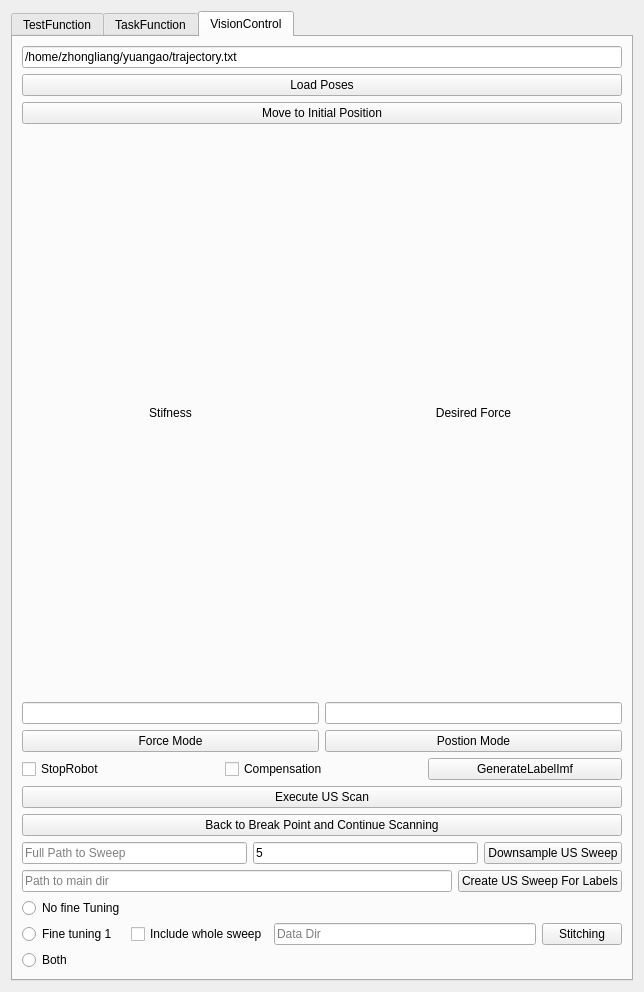
<?xml version="1.0" encoding="UTF-8"?>
<ui version="4.0">
 <class>Controller</class>
 <widget class="QWidget" name="Controller">
  <property name="geometry">
   <rect>
    <x>0</x>
    <y>0</y>
    <width>644</width>
    <height>992</height>
   </rect>
  </property>
  <property name="windowTitle">
   <string>Form</string>
  </property>
  <layout class="QHBoxLayout" name="horizontalLayout">
   <item>
    <widget class="QTabWidget" name="tabWidget">
     <property name="currentIndex">
      <number>2</number>
     </property>
     <widget class="QWidget" name="tab_1">
      <property name="layoutDirection">
       <enum>Qt::LeftToRight</enum>
      </property>
      <attribute name="title">
       <string>TestFunction</string>
      </attribute>
      <layout class="QGridLayout" name="gridLayout_2">
       <item row="3" column="0">
        <layout class="QHBoxLayout" name="horizontalLayout_2">
         <item>
          <widget class="QPushButton" name="pbtnConnect">
           <property name="text">
            <string>Connect</string>
           </property>
          </widget>
         </item>
         <item>
          <widget class="QPushButton" name="pbtnDisconnect">
           <property name="text">
            <string>Disconnect</string>
           </property>
          </widget>
         </item>
        </layout>
       </item>
       <item row="18" column="0">
        <widget class="QPushButton" name="pbtn_test_rotation">
         <property name="text">
          <string>Test Rotation</string>
         </property>
        </widget>
       </item>
       <item row="1" column="0">
        <layout class="QGridLayout" name="gridLayout">
         <item row="4" column="0">
          <widget class="QLabel" name="lblPosAngle">
           <property name="text">
            <string>Ang(rad)</string>
           </property>
          </widget>
         </item>
         <item row="0" column="3">
          <widget class="QLabel" name="lblPosZ">
           <property name="layoutDirection">
            <enum>Qt::LeftToRight</enum>
           </property>
           <property name="text">
            <string>Z</string>
           </property>
           <property name="alignment">
            <set>Qt::AlignCenter</set>
           </property>
          </widget>
         </item>
         <item row="2" column="1">
          <widget class="QLabel" name="lblPosRa">
           <property name="layoutDirection">
            <enum>Qt::LeftToRight</enum>
           </property>
           <property name="text">
            <string>Ra</string>
           </property>
           <property name="alignment">
            <set>Qt::AlignCenter</set>
           </property>
          </widget>
         </item>
         <item row="0" column="2">
          <widget class="QLabel" name="lblPosY">
           <property name="layoutDirection">
            <enum>Qt::LeftToRight</enum>
           </property>
           <property name="text">
            <string>Y</string>
           </property>
           <property name="alignment">
            <set>Qt::AlignCenter</set>
           </property>
          </widget>
         </item>
         <item row="1" column="0">
          <widget class="QLabel" name="lblPosDistance">
           <property name="text">
            <string>Pos(mm)</string>
           </property>
          </widget>
         </item>
         <item row="0" column="1">
          <widget class="QLabel" name="lblPosX">
           <property name="layoutDirection">
            <enum>Qt::LeftToRight</enum>
           </property>
           <property name="text">
            <string>X</string>
           </property>
           <property name="alignment">
            <set>Qt::AlignCenter</set>
           </property>
          </widget>
         </item>
         <item row="1" column="1">
          <widget class="QLineEdit" name="ledtPosX"/>
         </item>
         <item row="1" column="2">
          <widget class="QLineEdit" name="ledtPosY"/>
         </item>
         <item row="1" column="3">
          <widget class="QLineEdit" name="ledtPosZ"/>
         </item>
         <item row="2" column="2">
          <widget class="QLabel" name="lblPosRb">
           <property name="layoutDirection">
            <enum>Qt::LeftToRight</enum>
           </property>
           <property name="text">
            <string>Rb</string>
           </property>
           <property name="alignment">
            <set>Qt::AlignCenter</set>
           </property>
          </widget>
         </item>
         <item row="2" column="3">
          <widget class="QLabel" name="lblPosRc">
           <property name="layoutDirection">
            <enum>Qt::LeftToRight</enum>
           </property>
           <property name="text">
            <string>Rc</string>
           </property>
           <property name="alignment">
            <set>Qt::AlignCenter</set>
           </property>
          </widget>
         </item>
         <item row="4" column="1">
          <widget class="QLineEdit" name="ledtAngRa"/>
         </item>
         <item row="4" column="2">
          <widget class="QLineEdit" name="ledtAngRb"/>
         </item>
         <item row="4" column="3">
          <widget class="QLineEdit" name="ledtAngRc"/>
         </item>
         <item row="5" column="3">
          <widget class="QPushButton" name="pbtnExcuteCmd">
           <property name="text">
            <string>Excute Cmd</string>
           </property>
          </widget>
         </item>
         <item row="5" column="2">
          <widget class="QCheckBox" name="chbRecordWrench">
           <property name="text">
            <string>Record Wrench</string>
           </property>
          </widget>
         </item>
         <item row="5" column="1">
          <widget class="QCheckBox" name="chbUpdateState">
           <property name="text">
            <string>Update</string>
           </property>
          </widget>
         </item>
        </layout>
       </item>
       <item row="11" column="0">
        <layout class="QHBoxLayout" name="horizontalLayout_13">
         <item>
          <widget class="QLineEdit" name="ledtSliceIndex">
           <property name="placeholderText">
            <string>Index in Sweep</string>
           </property>
          </widget>
         </item>
         <item>
          <widget class="QPushButton" name="pbtnComputerConfiMap">
           <property name="text">
            <string>Compute Confi Map</string>
           </property>
          </widget>
         </item>
        </layout>
       </item>
       <item row="9" column="0">
        <layout class="QHBoxLayout" name="horizontalLayout_8">
         <property name="topMargin">
          <number>0</number>
         </property>
         <item>
          <widget class="QLineEdit" name="ledt_full_path_to_imf">
           <property name="placeholderText">
            <string>Full path to an .imf file</string>
           </property>
          </widget>
         </item>
         <item>
          <widget class="QPushButton" name="pbtnLoadSweep_imf">
           <property name="text">
            <string>Load imf sweep</string>
           </property>
          </widget>
         </item>
        </layout>
       </item>
       <item row="4" column="0">
        <layout class="QVBoxLayout" name="verticalLayout_3">
         <item>
          <widget class="QPushButton" name="pbtnSaveHome">
           <property name="text">
            <string>Save Home</string>
           </property>
          </widget>
         </item>
         <item>
          <widget class="QPushButton" name="pbtnSaveOut">
           <property name="text">
            <string>Save Out</string>
           </property>
          </widget>
         </item>
         <item>
          <widget class="QPushButton" name="pbtnGoHome">
           <property name="text">
            <string>GoHome</string>
           </property>
          </widget>
         </item>
         <item>
          <widget class="QPushButton" name="pbtnGoOut">
           <property name="text">
            <string>GoOut</string>
           </property>
          </widget>
         </item>
        </layout>
       </item>
       <item row="7" column="0">
        <widget class="QPushButton" name="pbtnStartUSStream">
         <property name="text">
          <string>Start US Stream</string>
         </property>
        </widget>
       </item>
       <item row="16" column="0">
        <layout class="QHBoxLayout" name="horizontalLayout_4">
         <property name="topMargin">
          <number>0</number>
         </property>
         <item>
          <widget class="QLineEdit" name="ledt_trajectory_file_to_write">
           <property name="text">
            <string>/home/zhongliang/yuangao/roscode/catkin_ws/src/dataset/robot.txt</string>
           </property>
          </widget>
         </item>
         <item>
          <widget class="QPushButton" name="pbtnWriteCurrRobotPose">
           <property name="text">
            <string>Write Current Pose to a File</string>
           </property>
          </widget>
         </item>
        </layout>
       </item>
       <item row="13" column="0">
        <widget class="QPushButton" name="pbtnVisualizeConfimap">
         <property name="text">
          <string>Visualize Confimap</string>
         </property>
        </widget>
       </item>
       <item row="0" column="0">
        <layout class="QGridLayout" name="gridLayout_5">
         <item row="1" column="3">
          <widget class="QLineEdit" name="ledtForceZ"/>
         </item>
         <item row="0" column="1">
          <widget class="QLabel" name="lblForceX">
           <property name="text">
            <string>FX</string>
           </property>
           <property name="alignment">
            <set>Qt::AlignCenter</set>
           </property>
          </widget>
         </item>
         <item row="0" column="3">
          <widget class="QLabel" name="lblForceZ">
           <property name="text">
            <string>FZ</string>
           </property>
           <property name="alignment">
            <set>Qt::AlignCenter</set>
           </property>
          </widget>
         </item>
         <item row="0" column="2">
          <widget class="QLabel" name="lblForceY">
           <property name="text">
            <string>FY</string>
           </property>
           <property name="alignment">
            <set>Qt::AlignCenter</set>
           </property>
          </widget>
         </item>
         <item row="2" column="2">
          <widget class="QLabel" name="lblToqueY">
           <property name="text">
            <string>TY</string>
           </property>
           <property name="alignment">
            <set>Qt::AlignCenter</set>
           </property>
          </widget>
         </item>
         <item row="1" column="1">
          <widget class="QLineEdit" name="ledtForceX"/>
         </item>
         <item row="2" column="3">
          <widget class="QLabel" name="lblToqueZ">
           <property name="text">
            <string>TZ</string>
           </property>
           <property name="alignment">
            <set>Qt::AlignCenter</set>
           </property>
          </widget>
         </item>
         <item row="2" column="1">
          <widget class="QLabel" name="lblToqueX">
           <property name="text">
            <string>TX</string>
           </property>
           <property name="alignment">
            <set>Qt::AlignCenter</set>
           </property>
          </widget>
         </item>
         <item row="1" column="0">
          <widget class="QLabel" name="lblForce">
           <property name="text">
            <string>Force(N)</string>
           </property>
           <property name="alignment">
            <set>Qt::AlignCenter</set>
           </property>
          </widget>
         </item>
         <item row="1" column="2">
          <widget class="QLineEdit" name="ledtForceY"/>
         </item>
         <item row="3" column="0">
          <widget class="QLabel" name="lblToque">
           <property name="text">
            <string>Toque(XX)</string>
           </property>
           <property name="alignment">
            <set>Qt::AlignCenter</set>
           </property>
          </widget>
         </item>
         <item row="3" column="1">
          <widget class="QLineEdit" name="ledtToqueX"/>
         </item>
         <item row="3" column="2">
          <widget class="QLineEdit" name="ledtToqueY"/>
         </item>
         <item row="3" column="3">
          <widget class="QLineEdit" name="ledtToqueZ"/>
         </item>
        </layout>
       </item>
       <item row="6" column="0">
        <widget class="QPushButton" name="pbtnStopUSStream">
         <property name="text">
          <string>Stop US Stream</string>
         </property>
        </widget>
       </item>
       <item row="5" column="0">
        <widget class="QPushButton" name="pbtnInitROS">
         <property name="text">
          <string>Initialize ROS</string>
         </property>
        </widget>
       </item>
      </layout>
     </widget>
     <widget class="QWidget" name="tab_2">
      <attribute name="title">
       <string>TaskFunction</string>
      </attribute>
      <layout class="QVBoxLayout" name="verticalLayout_2">
       <item>
        <layout class="QGridLayout" name="gridLayout_6">
         <item row="0" column="0">
          <widget class="QLabel" name="label">
           <property name="text">
            <string>Initial start angle of Fan motion:</string>
           </property>
          </widget>
         </item>
         <item row="3" column="0">
          <widget class="QPushButton" name="pbtnGoFanStart">
           <property name="text">
            <string>Move to Initial Pose of Fan Motion</string>
           </property>
          </widget>
         </item>
         <item row="2" column="0">
          <widget class="QComboBox" name="cmbFanStartRotationAxis">
           <property name="editable">
            <bool>false</bool>
           </property>
           <property name="currentText">
            <string>Rotation X</string>
           </property>
           <item>
            <property name="text">
             <string>Rotation X</string>
            </property>
           </item>
           <item>
            <property name="text">
             <string>Rotation Y</string>
            </property>
           </item>
          </widget>
         </item>
         <item row="1" column="0">
          <widget class="QLineEdit" name="ledtFanStartAngle"/>
         </item>
        </layout>
       </item>
       <item>
        <layout class="QVBoxLayout" name="verticalLayout">
         <item>
          <widget class="QComboBox" name="cmbFanMotionType">
           <property name="layoutDirection">
            <enum>Qt::LeftToRight</enum>
           </property>
           <property name="editable">
            <bool>false</bool>
           </property>
           <item>
            <property name="text">
             <string>Continous Fan Motion</string>
            </property>
           </item>
           <item>
            <property name="text">
             <string>Step Fan Motion</string>
            </property>
           </item>
          </widget>
         </item>
         <item>
          <widget class="QComboBox" name="cmbRotationAxis">
           <item>
            <property name="text">
             <string>Rotation X</string>
            </property>
           </item>
           <item>
            <property name="text">
             <string>Rotation Y</string>
            </property>
           </item>
          </widget>
         </item>
         <item>
          <widget class="QComboBox" name="cmbRotationStep">
           <property name="currentIndex">
            <number>1</number>
           </property>
           <item>
            <property name="text">
             <string>1 degree</string>
            </property>
           </item>
           <item>
            <property name="text">
             <string>2 degree</string>
            </property>
           </item>
           <item>
            <property name="text">
             <string>3 degree</string>
            </property>
           </item>
           <item>
            <property name="text">
             <string>4 degree</string>
            </property>
           </item>
           <item>
            <property name="text">
             <string>5 degree</string>
            </property>
           </item>
          </widget>
         </item>
         <item>
          <widget class="QPushButton" name="pbtnFanMotion">
           <property name="text">
            <string>Fan Motion</string>
           </property>
          </widget>
         </item>
        </layout>
       </item>
      </layout>
     </widget>
     <widget class="QWidget" name="VisionControl">
      <attribute name="title">
       <string>VisionControl</string>
      </attribute>
      <layout class="QGridLayout" name="gridLayout_4">
       <item row="16" column="0">
        <layout class="QHBoxLayout" name="horizontalLayout_9">
         <item>
          <widget class="QLineEdit" name="ledtMainDir">
           <property name="placeholderText">
            <string>Path to main dir</string>
           </property>
          </widget>
         </item>
         <item>
          <widget class="QPushButton" name="pbtnCreateUSForLabelsWithoutStich">
           <property name="text">
            <string>Create US Sweep For Labels</string>
           </property>
          </widget>
         </item>
        </layout>
       </item>
       <item row="8" column="0">
        <layout class="QHBoxLayout" name="horizontalLayout_5">
         <item>
          <widget class="QPushButton" name="pbtnExecScan">
           <property name="text">
            <string>Execute US Scan</string>
           </property>
          </widget>
         </item>
        </layout>
       </item>
       <item row="15" column="0">
        <layout class="QHBoxLayout" name="horizontalLayout_6">
         <item>
          <widget class="QLineEdit" name="ledtSweepPath">
           <property name="inputMask">
            <string/>
           </property>
           <property name="text">
            <string/>
           </property>
           <property name="placeholderText">
            <string>Full Path to Sweep</string>
           </property>
          </widget>
         </item>
         <item>
          <widget class="QLineEdit" name="ledtDownsamplingParam">
           <property name="text">
            <string>5</string>
           </property>
           <property name="placeholderText">
            <string>Select every n frame</string>
           </property>
          </widget>
         </item>
         <item>
          <widget class="QPushButton" name="pbtnDownsampleSweep">
           <property name="text">
            <string>Downsample US Sweep</string>
           </property>
          </widget>
         </item>
        </layout>
       </item>
       <item row="0" column="0">
        <widget class="QLineEdit" name="ledt_poses_file_path">
         <property name="text">
          <string>/home/zhongliang/yuangao/trajectory.txt</string>
         </property>
        </widget>
       </item>
       <item row="9" column="0">
        <widget class="QPushButton" name="pbtnContinueScan">
         <property name="text">
          <string>Back to Break Point and Continue Scanning</string>
         </property>
        </widget>
       </item>
       <item row="3" column="0">
        <layout class="QGridLayout" name="gridLayout_3">
         <item row="2" column="0">
          <widget class="QLineEdit" name="ledtStiffness"/>
         </item>
         <item row="2" column="1">
          <widget class="QLineEdit" name="ledtDesiredForce"/>
         </item>
         <item row="0" column="0">
          <widget class="QLabel" name="lblStiffness">
           <property name="text">
            <string>Stifness</string>
           </property>
           <property name="alignment">
            <set>Qt::AlignCenter</set>
           </property>
          </widget>
         </item>
         <item row="0" column="1">
          <widget class="QLabel" name="lblSesiredForce">
           <property name="text">
            <string>Desired Force</string>
           </property>
           <property name="alignment">
            <set>Qt::AlignCenter</set>
           </property>
          </widget>
         </item>
        </layout>
       </item>
       <item row="1" column="0">
        <widget class="QPushButton" name="pbtnReadPosesFromFile">
         <property name="text">
          <string>Load Poses</string>
         </property>
        </widget>
       </item>
       <item row="18" column="0">
        <layout class="QHBoxLayout" name="horizontalLayout_7">
         <item>
          <layout class="QVBoxLayout" name="verticalLayout_6">
           <item>
            <widget class="QRadioButton" name="rbtn_no_fine_tuning">
             <property name="text">
              <string>No fine Tuning</string>
             </property>
            </widget>
           </item>
           <item>
            <widget class="QRadioButton" name="rbtn_fine_tuning_1">
             <property name="text">
              <string>Fine tuning 1</string>
             </property>
            </widget>
           </item>
           <item>
            <widget class="QRadioButton" name="rbtn_both_fine_tunings">
             <property name="text">
              <string>Both</string>
             </property>
            </widget>
           </item>
          </layout>
         </item>
         <item>
          <widget class="QCheckBox" name="checkBox_include_whole_sweep">
           <property name="text">
            <string>Include whole sweep</string>
           </property>
          </widget>
         </item>
         <item>
          <widget class="QLineEdit" name="ledtDataDir">
           <property name="placeholderText">
            <string>Data Dir</string>
           </property>
          </widget>
         </item>
         <item>
          <widget class="QPushButton" name="pbtn_stitching">
           <property name="text">
            <string>Stitching</string>
           </property>
          </widget>
         </item>
        </layout>
       </item>
       <item row="4" column="0">
        <layout class="QHBoxLayout" name="horizontalLayout_3">
         <item>
          <widget class="QPushButton" name="pbtnForceMode">
           <property name="text">
            <string>Force Mode</string>
           </property>
          </widget>
         </item>
         <item>
          <widget class="QPushButton" name="pbtnPositionMode">
           <property name="text">
            <string>Postion Mode</string>
           </property>
          </widget>
         </item>
        </layout>
       </item>
       <item row="2" column="0">
        <widget class="QPushButton" name="pbtnGoIntiPos">
         <property name="text">
          <string>Move to Initial Position</string>
         </property>
        </widget>
       </item>
       <item row="6" column="0">
        <layout class="QHBoxLayout" name="horizontalLayout_10">
         <property name="spacing">
          <number>9</number>
         </property>
         <property name="sizeConstraint">
          <enum>QLayout::SetMaximumSize</enum>
         </property>
         <item>
          <widget class="QCheckBox" name="stop_toggle">
           <property name="text">
            <string>StopRobot</string>
           </property>
          </widget>
         </item>
         <item>
          <widget class="QCheckBox" name="feedback_toggle">
           <property name="enabled">
            <bool>true</bool>
           </property>
           <property name="sizePolicy">
            <sizepolicy hsizetype="Minimum" vsizetype="Fixed">
             <horstretch>0</horstretch>
             <verstretch>0</verstretch>
            </sizepolicy>
           </property>
           <property name="text">
            <string>Compensation</string>
           </property>
          </widget>
         </item>
         <item>
          <widget class="QPushButton" name="GenerateButton">
           <property name="text">
            <string>GenerateLabelImf</string>
           </property>
          </widget>
         </item>
        </layout>
       </item>
      </layout>
     </widget>
    </widget>
   </item>
  </layout>
 </widget>
 <resources/>
 <connections/>
</ui>
